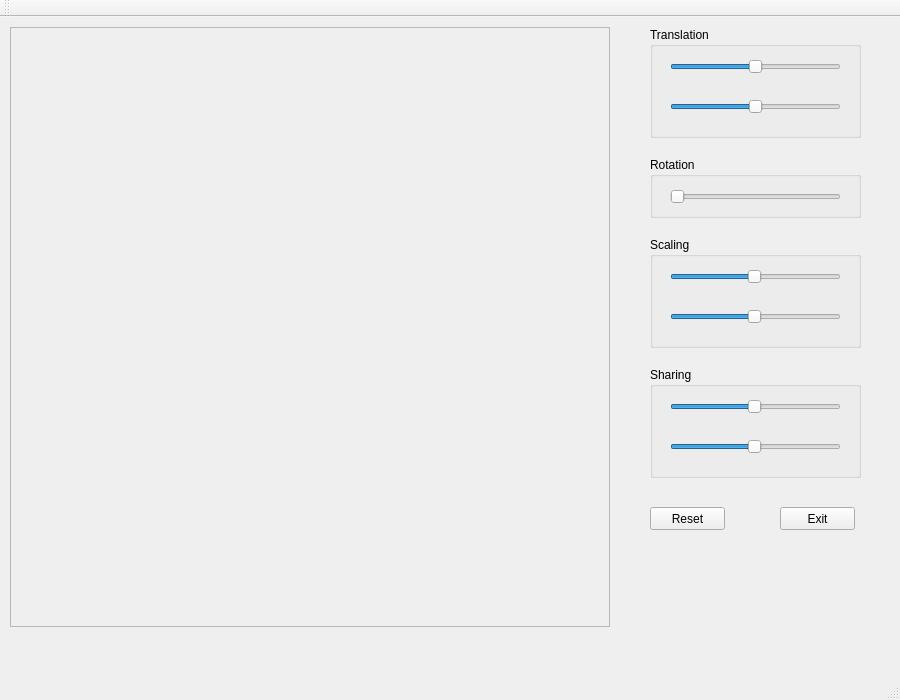
<?xml version="1.0" encoding="UTF-8"?>
<ui version="4.0">
 <class>MainWindow</class>
 <widget class="QMainWindow" name="MainWindow">
  <property name="geometry">
   <rect>
    <x>0</x>
    <y>0</y>
    <width>900</width>
    <height>700</height>
   </rect>
  </property>
  <property name="windowTitle">
   <string>MainWindow</string>
  </property>
  <widget class="QWidget" name="centralWidget">
   <widget class="QFrame" name="drawFrame">
    <property name="geometry">
     <rect>
      <x>10</x>
      <y>10</y>
      <width>600</width>
      <height>600</height>
     </rect>
    </property>
    <property name="frameShape">
     <enum>QFrame::StyledPanel</enum>
    </property>
    <property name="frameShadow">
     <enum>QFrame::Raised</enum>
    </property>
   </widget>
   <widget class="QGroupBox" name="groupBox">
    <property name="geometry">
     <rect>
      <x>650</x>
      <y>10</y>
      <width>211</width>
      <height>111</height>
     </rect>
    </property>
    <property name="title">
     <string>Translation</string>
    </property>
    <widget class="QSlider" name="transXSlider">
     <property name="geometry">
      <rect>
       <x>20</x>
       <y>30</y>
       <width>171</width>
       <height>20</height>
      </rect>
     </property>
     <property name="minimum">
      <number>-300</number>
     </property>
     <property name="maximum">
      <number>300</number>
     </property>
     <property name="orientation">
      <enum>Qt::Horizontal</enum>
     </property>
    </widget>
    <widget class="QSlider" name="transYSlider">
     <property name="geometry">
      <rect>
       <x>20</x>
       <y>70</y>
       <width>171</width>
       <height>19</height>
      </rect>
     </property>
     <property name="minimum">
      <number>-300</number>
     </property>
     <property name="maximum">
      <number>300</number>
     </property>
     <property name="orientation">
      <enum>Qt::Horizontal</enum>
     </property>
    </widget>
   </widget>
   <widget class="QGroupBox" name="groupBox_2">
    <property name="geometry">
     <rect>
      <x>650</x>
      <y>140</y>
      <width>211</width>
      <height>61</height>
     </rect>
    </property>
    <property name="title">
     <string>Rotation</string>
    </property>
    <widget class="QSlider" name="rotationSlider">
     <property name="geometry">
      <rect>
       <x>20</x>
       <y>30</y>
       <width>171</width>
       <height>19</height>
      </rect>
     </property>
     <property name="minimum">
      <number>0</number>
     </property>
     <property name="maximum">
      <number>360</number>
     </property>
     <property name="orientation">
      <enum>Qt::Horizontal</enum>
     </property>
    </widget>
   </widget>
   <widget class="QGroupBox" name="groupBox_3">
    <property name="geometry">
     <rect>
      <x>650</x>
      <y>220</y>
      <width>211</width>
      <height>111</height>
     </rect>
    </property>
    <property name="title">
     <string>Scaling</string>
    </property>
    <widget class="QSlider" name="scaleXSlider">
     <property name="geometry">
      <rect>
       <x>20</x>
       <y>30</y>
       <width>171</width>
       <height>20</height>
      </rect>
     </property>
     <property name="minimum">
      <number>1</number>
     </property>
     <property name="maximum">
      <number>100</number>
     </property>
     <property name="singleStep">
      <number>10</number>
     </property>
     <property name="value">
      <number>50</number>
     </property>
     <property name="orientation">
      <enum>Qt::Horizontal</enum>
     </property>
    </widget>
    <widget class="QSlider" name="scaleYSlider">
     <property name="geometry">
      <rect>
       <x>20</x>
       <y>70</y>
       <width>171</width>
       <height>19</height>
      </rect>
     </property>
     <property name="minimum">
      <number>1</number>
     </property>
     <property name="maximum">
      <number>100</number>
     </property>
     <property name="value">
      <number>50</number>
     </property>
     <property name="orientation">
      <enum>Qt::Horizontal</enum>
     </property>
    </widget>
   </widget>
   <widget class="QGroupBox" name="groupBox_4">
    <property name="geometry">
     <rect>
      <x>650</x>
      <y>350</y>
      <width>211</width>
      <height>111</height>
     </rect>
    </property>
    <property name="title">
     <string>Sharing</string>
    </property>
    <widget class="QSlider" name="shareXSlider">
     <property name="geometry">
      <rect>
       <x>20</x>
       <y>30</y>
       <width>171</width>
       <height>20</height>
      </rect>
     </property>
     <property name="minimum">
      <number>1</number>
     </property>
     <property name="maximum">
      <number>100</number>
     </property>
     <property name="sliderPosition">
      <number>50</number>
     </property>
     <property name="orientation">
      <enum>Qt::Horizontal</enum>
     </property>
    </widget>
    <widget class="QSlider" name="shareYSlider">
     <property name="geometry">
      <rect>
       <x>20</x>
       <y>70</y>
       <width>171</width>
       <height>19</height>
      </rect>
     </property>
     <property name="minimum">
      <number>1</number>
     </property>
     <property name="maximum">
      <number>100</number>
     </property>
     <property name="sliderPosition">
      <number>50</number>
     </property>
     <property name="orientation">
      <enum>Qt::Horizontal</enum>
     </property>
    </widget>
   </widget>
   <widget class="QPushButton" name="resetButton">
    <property name="geometry">
     <rect>
      <x>650</x>
      <y>490</y>
      <width>75</width>
      <height>23</height>
     </rect>
    </property>
    <property name="text">
     <string>Reset</string>
    </property>
   </widget>
   <widget class="QPushButton" name="exitButton">
    <property name="geometry">
     <rect>
      <x>780</x>
      <y>490</y>
      <width>75</width>
      <height>23</height>
     </rect>
    </property>
    <property name="text">
     <string>Exit</string>
    </property>
   </widget>
  </widget>
  <widget class="QMenuBar" name="menuBar">
   <property name="geometry">
    <rect>
     <x>0</x>
     <y>0</y>
     <width>900</width>
     <height>21</height>
    </rect>
   </property>
  </widget>
  <widget class="QToolBar" name="mainToolBar">
   <attribute name="toolBarArea">
    <enum>TopToolBarArea</enum>
   </attribute>
   <attribute name="toolBarBreak">
    <bool>false</bool>
   </attribute>
  </widget>
  <widget class="QStatusBar" name="statusBar"/>
 </widget>
 <layoutdefault spacing="6" margin="11"/>
 <resources/>
 <connections/>
</ui>
